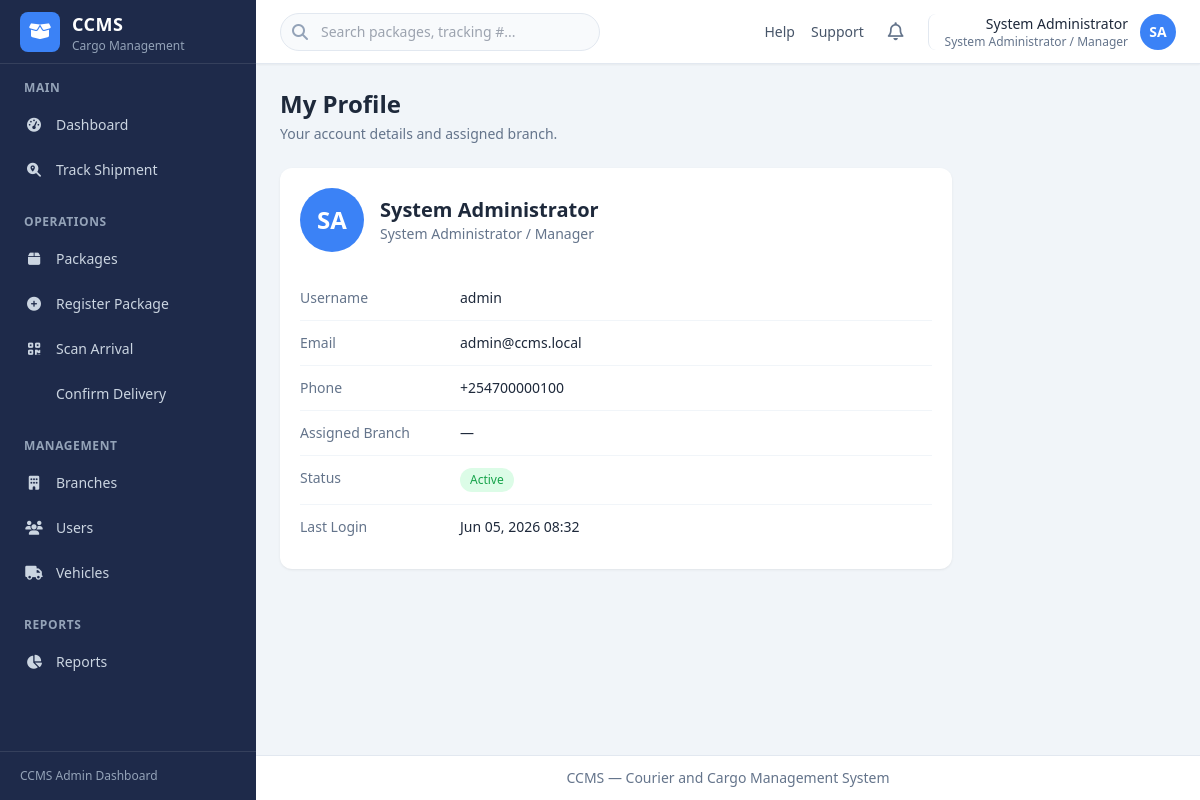
Page /account/profile/ (signed in) on the earlier database version.
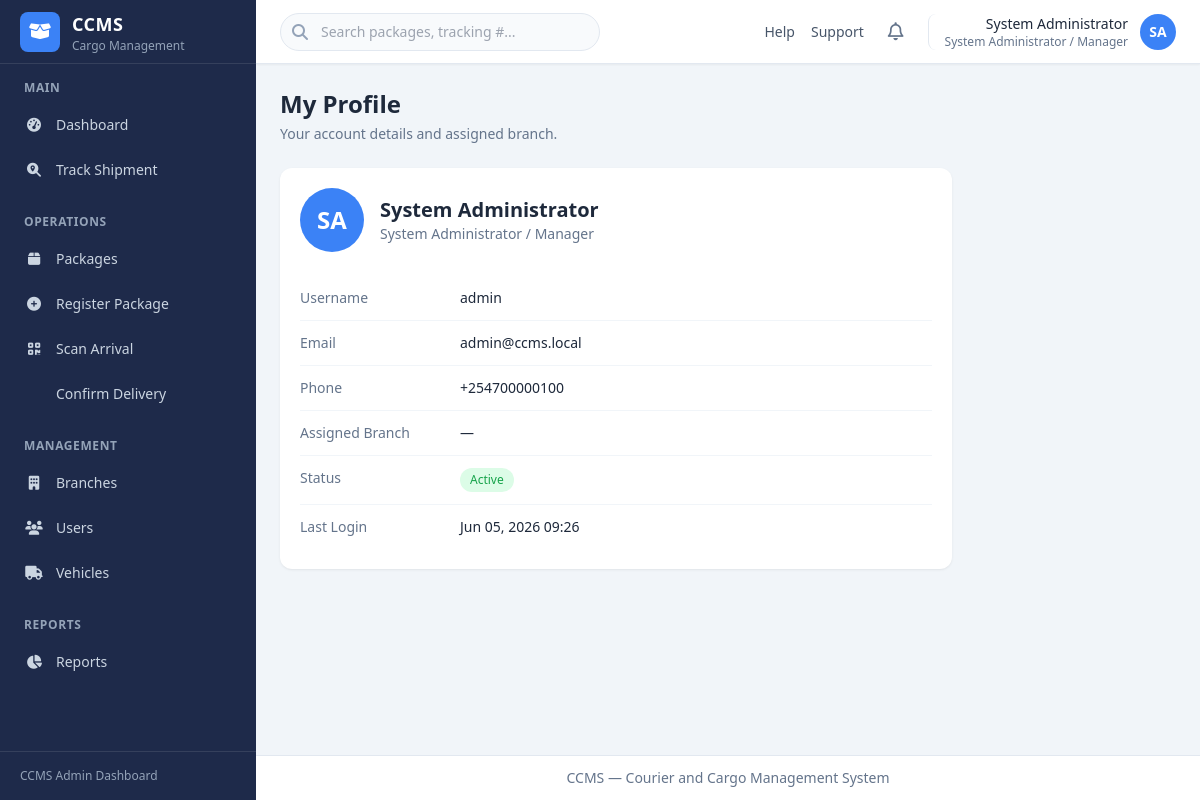
Same page on the later database version.
### account/models.py (models this page shows, shortened)
class User(AbstractUser):
    full_name = models.CharField(max_length=255)
    phone_number = models.CharField(max_length=20, blank=True)
    role = models.CharField(
        max_length=20,
        choices=UserRole.choices,
        default=UserRole.BRANCH_OFFICER,
    )
    status = models.CharField(
        max_length=20,
        choices=UserStatus.choices,
        default=UserStatus.ACTIVE,
    )
    branch = models.ForeignKey(
        'ccms_app.Branch',
        on_delete=models.SET_NULL,
        null=True,
        blank=True,
        related_name='staff',
    )
    class Meta:
        ordering = ['full_name']
    @property
    def is_admin_manager(self):
        return self.role == UserRole.ADMIN_MANAGER
    @property
    def is_account_active(self):
        return self.status == UserStatus.ACTIVE
    @property
    def role_label(self):
        return self.get_role_display()
    def get_initials(self):
        parts = self.full_name.strip().split()
        if len(parts) >= 2:
            return (parts[0][0] + parts[-1][0]).upper()
        if parts:
            return parts[0][0].upper()
        return self.username[:1].upper()

### account/views.py (the view)
# urls.py: path('profile/', views.profile, name='profile'),
@login_required
def profile(request):
    return render(request, 'account/profile.html', {'active_nav': 'profile'})

### templates/account/profile.html (shortened to what this page needs)
{% extends "base.html" %}
{% block page_title %}My Profile{% endblock %}
{% block page_subtitle %}
<p class="mt-1 text-sm text-slate-500">Your account details and assigned branch.</p>
{% endblock %}
{% block content %}
<div class="max-w-2xl">
    <div class="dashboard-card">
        <div class="mb-6 flex items-center gap-4">
            <div class="flex h-16 w-16 items-center justify-center rounded-full bg-brand text-2xl font-bold text-white">
                {{ user.get_initials }}
            </div>
            <div>
                <h2 class="text-xl font-bold text-slate-800">{{ user.full_name }}</h2>
                <p class="text-sm text-slate-500">{{ user.role_label }}</p>
            </div>
        </div>
        <dl class="divide-y divide-slate-100">
            <div class="flex py-3">
                <dt class="w-40 text-sm font-medium text-slate-500">Username</dt>
                <dd class="text-sm text-slate-800">{{ user.username }}</dd>
            </div>
            <div class="flex py-3">
                <dt class="w-40 text-sm font-medium text-slate-500">Email</dt>
                <dd class="text-sm text-slate-800">{{ user.email|default:"—" }}</dd>
            </div>
            <div class="flex py-3">
                <dt class="w-40 text-sm font-medium text-slate-500">Phone</dt>
                <dd class="text-sm text-slate-800">{{ user.phone_number|default:"—" }}</dd>
            </div>
            <div class="flex py-3">
                <dt class="w-40 text-sm font-medium text-slate-500">Assigned Branch</dt>
                <dd class="text-sm text-slate-800">
                    {% if user.branch %}
                    {{ user.branch.name }} ({{ user.branch.code }})
                    {% else %}
                    —
                    {% endif %}
                </dd>
            </div>
            <div class="flex py-3">
                <dt class="w-40 text-sm font-medium text-slate-500">Status</dt>
                <dd class="text-sm">
                    {% if user.is_account_active %}
                    <span class="status-badge status-delivered">Active</span>
                    {% else %}
                    <span class="status-badge status-in-transit">Inactive</span>
                    {% endif %}
                </dd>
            </div>
            <div class="flex py-3">
                <dt class="w-40 text-sm font-medium text-slate-500">Last Login</dt>
                <dd class="text-sm text-slate-800">{{ user.last_login|date:"M d, Y H:i"|default:"—" }}</dd>
            </div>
        </dl>
    </div>
</div>
{% endblock %}

### templates/includes/header.html (shortened to what this page needs)
<header class="sticky top-0 z-20 flex h-16 items-center justify-between border-b border-slate-200 bg-white px-4 shadow-sm md:px-6">
    <div class="flex items-center gap-4">
        <div class="relative hidden sm:block">
            <i class="fa-solid fa-search absolute left-3 top-1/2 -translate-y-1/2 text-slate-400"></i>
            <input type="search" placeholder="Search packages, tracking #..."
                   class="w-64 rounded-full border border-slate-200 bg-slate-50 py-2 pl-10 pr-4 text-sm focus:border-brand focus:outline-none focus:ring-1 focus:ring-brand md:w-80">
        </div>
    </div>
    <div class="flex items-center gap-2 md:gap-4">
        <nav class="hidden items-center gap-4 text-sm text-slate-600 md:flex">
            <a href="#" class="hover:text-brand">Help</a>
            <a href="#" class="hover:text-brand">Support</a>
        </nav>
        <button type="button" class="rounded-lg p-2 text-slate-500 hover:bg-slate-100" title="Notifications">
            <i class="fa-regular fa-bell text-lg"></i>
        </button>
        <div class="relative" id="user-menu-wrapper">
            <button type="button" id="user-menu-toggle"
                    class="flex items-center gap-3 rounded-lg border-l border-slate-200 pl-3 hover:bg-slate-50 md:pl-4">
                <div class="hidden text-right sm:block">
                    <p class="text-sm font-medium text-slate-800">{{ user.full_name }}</p>
                    <p class="text-xs text-slate-500">{{ user.role_label }}</p>
                </div>
                <div class="flex h-9 w-9 items-center justify-center rounded-full bg-brand text-sm font-semibold text-white">
                    {{ user.get_initials }}
                </div>
            </button>
        </div>
    </div>
</header>

Differences in the rows shown:
changed User "SA": last_login "Jun 05, 2026 08:32" → "Jun 05, 2026 09:26"
